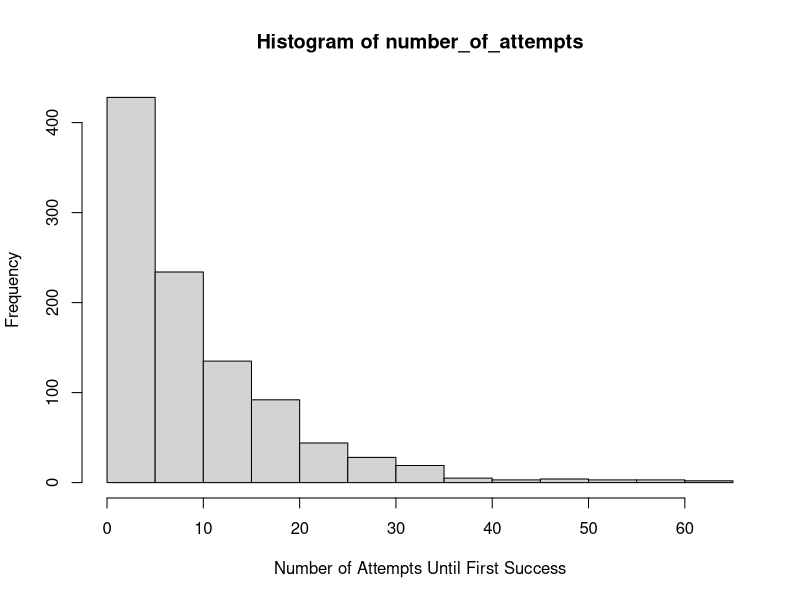
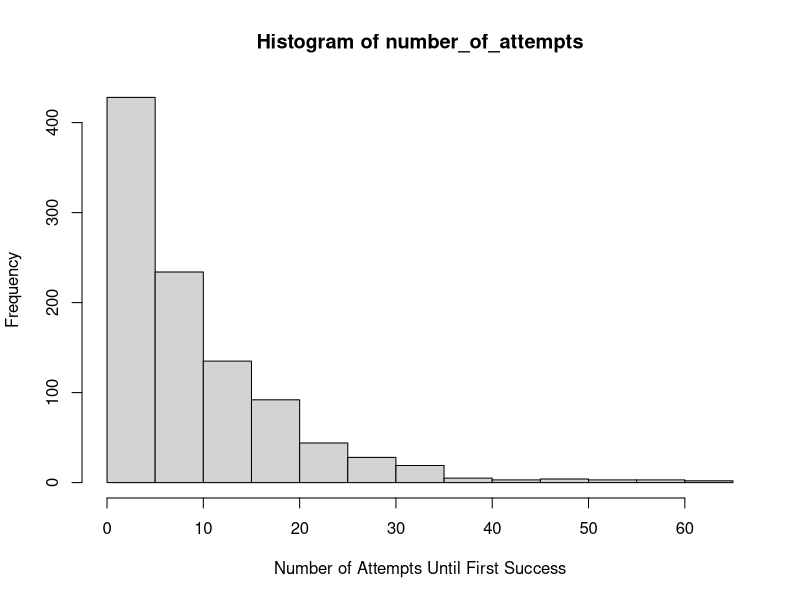
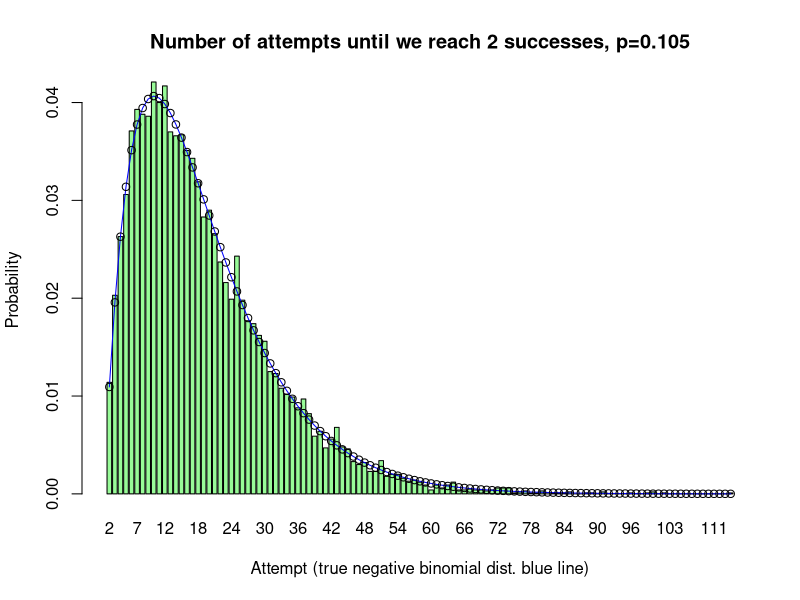

R code for these plots, in order:

# negative binomial simulation for nth success.

# chunk 1 from
# https://stackoverflow.com/questions/65462039/r-how-would-i-repeatedly-simulate-how-many-attempts-before-a-success-on-a-1-10

foo <- function(p = 0.1) {
  i <- 0
  failure <- TRUE
  while ( sum(failure )==1 ){
    i <- i + 1
    if ( sample(x = c(TRUE, FALSE), size = 1, prob = c(p, 1-p)) ) { # equiv to if coin flip is heads
      failure <- FALSE
    }
  }
  return(i) 
}

set.seed(42)
number_of_attempts <- replicate(1000, foo())
hist(number_of_attempts, xlab = "Number of Attempts Until First Success")



# chunk 2
# I revamped the above to reproduce it

foo <- function(p = 0.1) {
  i <- 0
  failure <- 1
  
  while ( failure  ){
    i <- i + 1
    if ( rbinom(1, size=1, prob=p))  { # equiv to if coin flip is heads
      failure <- 0 # if not heads 0
    }
  }
  return(i) 
}

set.seed(42)
number_of_attempts <- replicate(1000, foo())
hist(number_of_attempts, xlab = "Number of Attempts Until First Success")


#~~~~~~~~~~~~~~~~~~~~~~~~~~~~~~~~~~~~~~~~~~~~~~~~~~~~~~~~~~~~~~~~~~~~~~~~~~~~~~~~
# chunk 3
# my neg binomial simulation
# for example if s = 4, we count how long it takes to get 4 heads given prob of p 

formatz2 <- function(x){
  sprintf(x, fmt = '%#.3f')  
}

foo <- function(p = 0.5, s = 4) { #p prob of success; s 
  
  i <- 0
  x <- 0 
  
  while ( x < s) {  # stop when x equals s 
    
    i <- i + 1  # count each trial
    
    res <-  rbinom(1, size=1, prob=p)  # ala coin flip, heads is success
    
    if (res ==1) {x=x+1}   # if heads count 
   
  }
  return(i) 
}

#~~~~~~~~~~~~~~~~~~~~~~~~~~~~~~~~~~~~~~~~~~~~~~~~~~~~~~~~~~~~~~~~~~~~~~~~~~~~~~~~ plot
# ref
# https://bookdown.org/mpfoley1973/data-sci/negative-binomial.html see for explanation
# Function dnbinom() calculates the negative-binomial probability. Parameter x equals the number of failures, x−r.

  sim <- 10000
  P <- runif(1,0.05,1)   # randomly pick a probability
  s <- sample(2:10,1)    # randomly pick nth success
  
  # simulation bar plot
  number_of_attempts <- replicate(sim, foo(p=P,s=s))  # run function many times
  x <- table(factor(number_of_attempts, levels = s: max(number_of_attempts))) # pad out so levels so no counts included
  b <- barplot(x/sim, main = paste0("Number of attempts until we reach ",s," successes, p=",formatz2(P),""), 
               col="palegreen", ylab="Probability", xlab="Attempt (true negative binomial dist. blue line)")
  
  # overlay true neg binomial dist.
  m <- length(b)-1
  d <- dnbinom(0:m, prob=P, size=s)# *sim
  lines(x = b, y = d , col='blue')
  points(x = b, y = d)
  # bar plot(d, names.arg= as.character(names(x)))
 
#~~~~~~~~~~~~~~~~~~~~~~~~~~~~~~~~~~~~~~~~~~~~~~~~~~~~~~~~~~~~~~~~~~~~~~~~~~~~~~~~
 